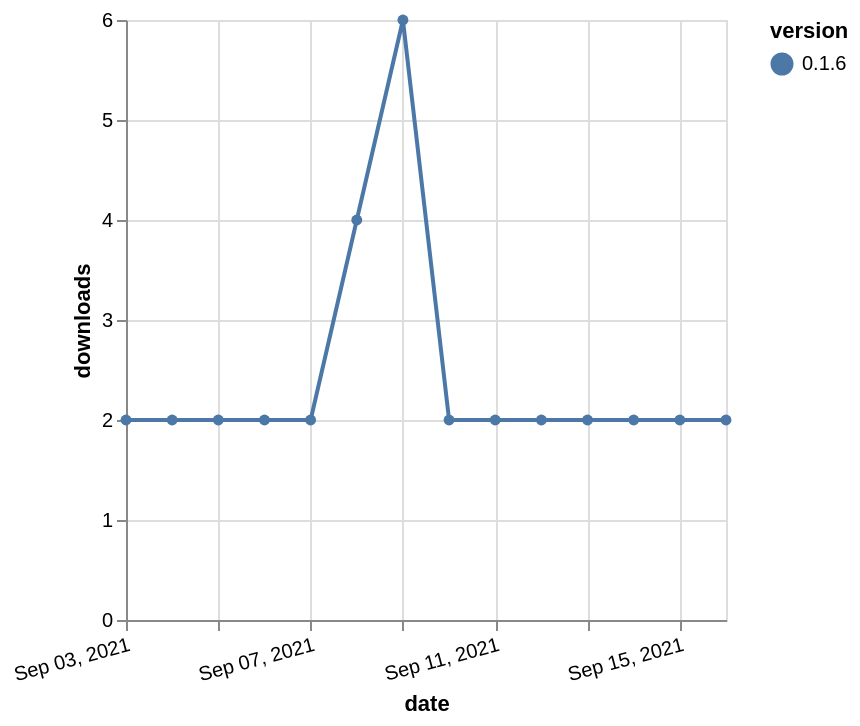

Specify this chart in Vega-Lite:
### Vega-Lite specification from a JSON file in a GitHub repository (floating-point values rounded to 4 significant figures)
{"$schema": "https://vega.github.io/schema/vega-lite/v5.json", "description": "A simple bar chart with embedded data.", "data": {"values": [{"date": "2021-09-03", "total": 4036, "delta": 2, "version": "0.1.6"}, {"date": "2021-09-04", "total": 4038, "delta": 2, "version": "0.1.6"}, {"date": "2021-09-05", "total": 4040, "delta": 2, "version": "0.1.6"}, {"date": "2021-09-06", "total": 4042, "delta": 2, "version": "0.1.6"}, {"date": "2021-09-07", "total": 4044, "delta": 2, "version": "0.1.6"}, {"date": "2021-09-08", "total": 4048, "delta": 4, "version": "0.1.6"}, {"date": "2021-09-09", "total": 4054, "delta": 6, "version": "0.1.6"}, {"date": "2021-09-10", "total": 4056, "delta": 2, "version": "0.1.6"}, {"date": "2021-09-11", "total": 4058, "delta": 2, "version": "0.1.6"}, {"date": "2021-09-12", "total": 4060, "delta": 2, "version": "0.1.6"}, {"date": "2021-09-13", "total": 4062, "delta": 2, "version": "0.1.6"}, {"date": "2021-09-14", "total": 4064, "delta": 2, "version": "0.1.6"}, {"date": "2021-09-15", "total": 4066, "delta": 2, "version": "0.1.6"}, {"date": "2021-09-16", "total": 4068, "delta": 2, "version": "0.1.6"}]}, "width": "container", "mark": {"type": "line", "point": {"filled": true}}, "encoding": {"x": {"field": "date", "type": "temporal", "timeUnit": "yearmonthdate", "title": "date", "axis": {"labelAngle": -15}}, "y": {"field": "delta", "type": "quantitative", "title": "downloads"}, "color": {"field": "version", "type": "nominal"}, "tooltip": {"field": "delta"}}}
